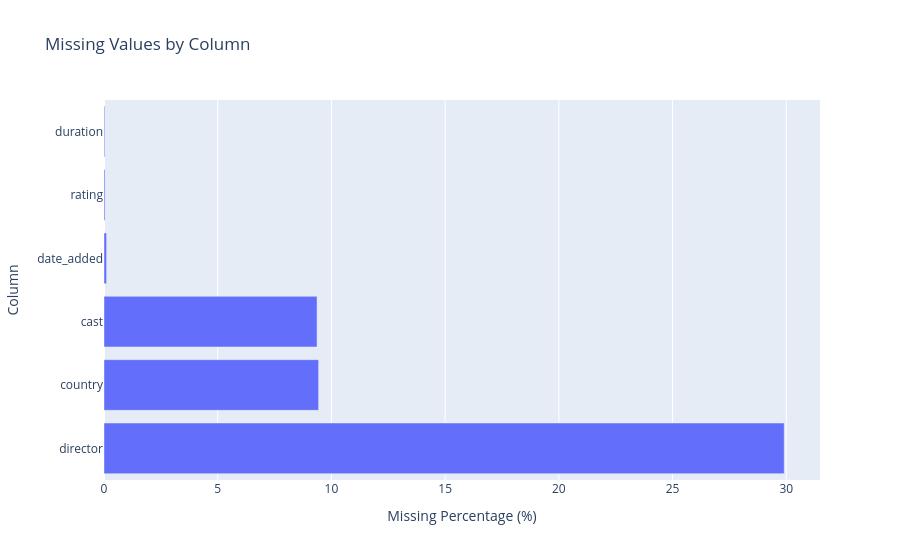

Notebook code cell kept with this figure:
### Code cell
missing_plot= missing_percentage[
    missing_percentage > 0
].reset_index()
missing_plot.columns = ["Column", "Missing Percentage (%)"]
fig= px.bar(missing_plot, title="Missing Values by Column", x='Missing Percentage (%)', y="Column")
fig.show()
fig.write_image("../outputs/missing_values.png")

### Figure 1 — Plotly figure (JSON) as saved in the notebook; plotly's stock layout.template omitted (floating-point values rounded to 4 significant figures)
{"data": [{"hovertemplate": "Missing Percentage (%)=%{x}<br>Column=%{y}<extra></extra>", "legendgroup": "", "marker": {"color": "#636efa", "pattern": {"shape": ""}}, "name": "", "orientation": "h", "showlegend": false, "textposition": "auto", "type": "bar", "x": [29.91, 9.436, 9.368, 0.1135, 0.04542, 0.03406], "xaxis": "x", "y": ["director", "country", "cast", "date_added", "rating", "duration"], "yaxis": "y"}], "layout": {"barmode": "relative", "legend": {"tracegroupgap": 0}, "title": {"text": "Missing Values by Column"}, "xaxis": {"anchor": "y", "domain": [0, 1], "title": {"text": "Missing Percentage (%)"}}, "yaxis": {"anchor": "x", "domain": [0, 1], "title": {"text": "Column"}}}}
